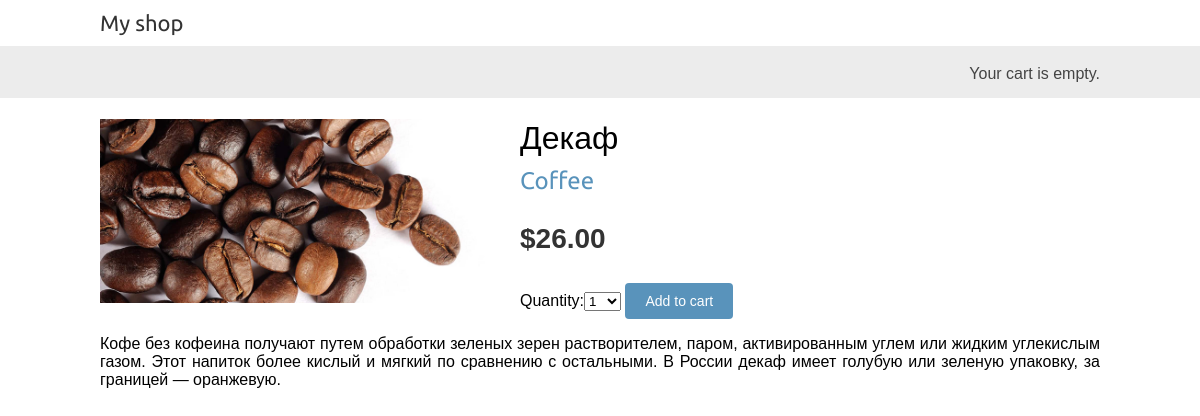
Page /4/dekaf/ on the earlier database version.
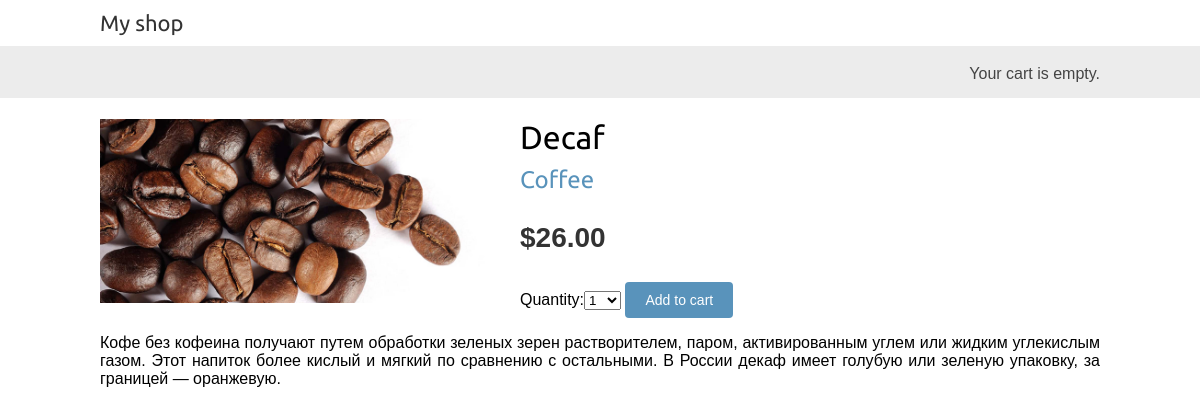
Same page on the later database version.
### shop/models.py (models this page shows, shortened)
class Product(models.Model):
    category = models.ForeignKey(Category, related_name='products', on_delete=models.CASCADE)
    name = models.CharField(max_length=200, db_index=True)
    slug = models.SlugField(max_length=200, db_index=True)
    image = models.ImageField(upload_to='products/%Y/%m/%d', blank=True)
    description = models.TextField(blank=True)
    price = models.DecimalField(max_digits=10, decimal_places=2)
    available = models.BooleanField(default=True)
    created = models.DateTimeField(auto_now_add=True)
    updated = models.DateTimeField(auto_now=True)
    class Meta:
        ordering = ('name',)
        index_together = (('id', 'slug'),)

class Category(models.Model):
    name = models.CharField(max_length=200, db_index=True)
    slug = models.SlugField(max_length=200, unique=True)
    class Meta:
        ordering = ('name',)
        verbose_name = 'category'
        verbose_name_plural = 'categories'
    def __str__(self):
        return self.name
    def get_absolute_url(self):
        return reverse('shop:product_list_by_category',
                       args=[self.slug])

### shop/views.py (the view)
# urls.py: path('<int:id>/<slug:slug>/', views.product_detail, name='product_detail'),
def product_detail(request, id, slug):
    product = get_object_or_404(Product, id=id, slug=slug, available=True)
    cart_product_form = CartAddProductForm()
    return render(request, 'shop/product/detail.html', {'product': product, 'cart_product_form': cart_product_form})

### cart/forms.py
class CartAddProductForm(forms.Form):
    quantity = forms.TypedChoiceField(choices=PRODUCT_QUANTITY_CHOICES, coerce=int)
    override = forms.BooleanField(required=False, initial=False, widget=forms.HiddenInput)

### cart/cart.py (called while the page is built)
    def __len__(self):
        return sum(item['quantity'] for item in self.cart.values())

### cart/context_processors.py (called while the page is built)
def cart(request):
    return {'cart': Cart(request)}

### shop/templates/shop/product/detail.html (shortened to what this page needs)
{% extends "shop/base.html" %}
{% load static %}
{% block content %}
    <div class="product-detail"><img src="{% if product.image %}{{ product.image.url }}{% else %}
        {% static 'img/no_image.png' %}{% endif %}">
        <h1>{{ product.name }}</h1>
        <h2>
            <a href="{{ product.category.get_absolute_url }}">
                {{ product.category }}
            </a>
        </h2>
        <p class="price">${{ product.price }}</p>
        <form action="{% url 'cart:cart_add' product.id %}" method="post">
            {{ cart_product_form }}
            <input type="submit" value="Add to cart">
        </form>
        {{ product.description|linebreaks }}
    </div>
{% endblock %}

Differences in the rows shown:
changed Product "Coffee": name "Декаф" → "Decaf"
